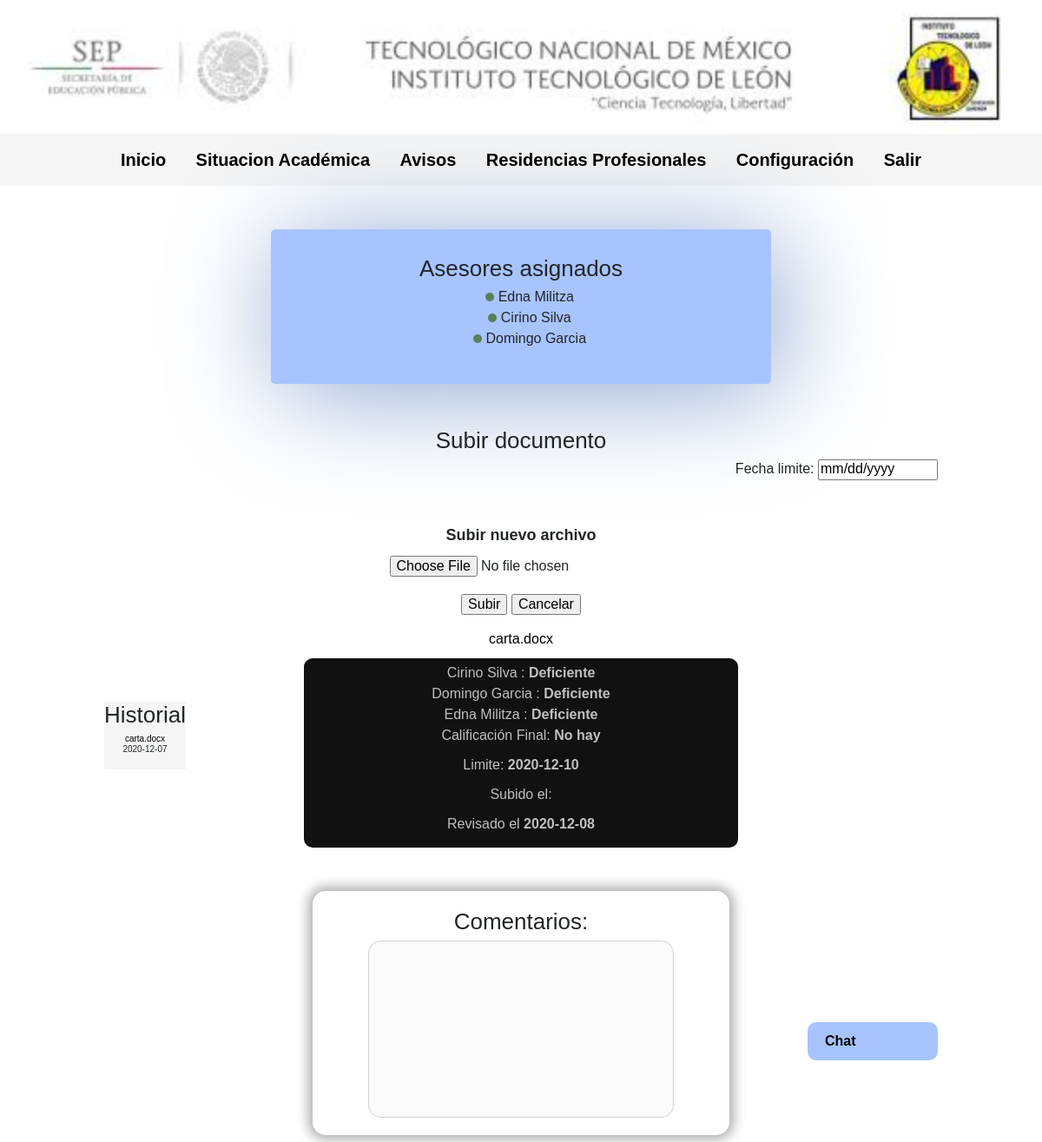
Page / (signed in) on the committed database.
### tables this page shows
CREATE TABLE `revisores` (
  `ntrabajador` char(9) NOT NULL,
  `nombre` char(40) NOT NULL,
  `area` char(40) NOT NULL
);

CREATE TABLE `documentos` (
  `iddoc` char(5) NOT NULL,
  `nusuario` char(9) NOT NULL,
  `archivo_binario` blob NOT NULL,
  `nombredoc` varchar(255) NOT NULL,
  `tamanokb` varchar(15) NOT NULL,
  `tipo` varchar(25) NOT NULL,
  `fecha` date NOT NULL
);

### Vista/ResidenciasAlumno.php (the view, shortened to what this page needs)
<html lang="es">
    <head>
        <link href="https://cdn.jsdelivr.net/npm/bootstrap@5.0.0-beta1/dist/css/bootstrap.min.css" rel="stylesheet"
>
        <link rel="stylesheet" href="../Vista/Estilos/normalize.css">
        <link rel="stylesheet" href="Vista/Estilos/normalize.css">
        <link href="../Vista/Estilos/styles.css" rel="stylesheet">
        <link href="Vista/Estilos/styles.css" rel="stylesheet">
    </head>
    <body>
        <header class="header">
                <img class="w-100" src="Vista/img/Cabecera.jpg">
        </header>
        <div class="menu">
            <nav class="navegador">
                <a href="#">Inicio</a>
                <a href="#">Situacion Académica</a>
                <a href="#">Avisos</a>
                <a href="#">Residencias Profesionales</a>
                <a href="#">Configuración</a>
                <a href="Controladores/logout.php">Salir</a>
            </nav>
        </div>
        <?php
$conection = mysqli_connect('localhost','root','1234','residencias');
$NoControl = $_SESSION['user'];
    $sql="SELECT a.ncontrol, a.ntrabajador, r.nombre
            FROM asignación as a
            JOIN revisores as r
            ON a.ntrabajador = r.ntrabajador
            JOIN alumnos as al
            ON a.ncontrol = al.ncontrol
            WHERE a.ncontrol = $NoControl
            ORDER BY a.ncontrol";
    $estudiantes = mysqli_query($conection,$sql);
    $sql="SELECT * FROM documentos WHERE nusuario=$NoControl";
    $documentos = mysqli_query($conection,$sql);
    $sql="SELECT r.iddoc, rev.nombre, r.aprobación
            FROM revisión as r
            JOIN revisores as rev
            ON r.ntrabajador = rev.ntrabajador
            WHERE r.iddoc = (SELECT MAX(iddoc) FROM documentos)
            GROUP BY rev.nombre";
    $calificaciones =  mysqli_query($conection,$sql);
    $sql = "SELECT iddoc, nombredoc,fecha FROM documentos WHERE iddoc = (SELECT MAX(iddoc) FROM documentos) AND nusuario='$NoControl'";
    $doc =  mysqli_query($conection,$sql);
    $sql = "SELECT * FROM revisión HAVING fecha_revis = MAX(fecha_revis)";
    $caracteristicas =  mysqli_query($conection,$sql);
?>
        <main>
            <div class="contenedor">
                <div class="asesores">
                    <h3>Asesores asignados</h3>
                    <ul class="asesores__lista">
                        <?php while($mostrar=mysqli_fetch_array($estudiantes)){?>
                        <li>
                            <?php echo "<label class=\"conectado\"></label>"," ",$mostrar['nombre']?>
                        </li>
                        <?php }?>
                    </ul>
                </div>
                <div class="documento">
                    <h3>Subir documento</h3>
                    <form action="" method="GET" class="fecha_limite">
                    Fecha limite:
                    <input type="date" name="fecha" readonly>
                    </form>
                </div>
                <div class="file">
                    <form action="../Modelo/subirarchivo.php" method="POST" enctype="multipart/form-data" class="nuevo_documento">
                        <p class="p-700">Subir nuevo archivo</p>
                        <div class="archivo">
                            <input type="file" name="archivo">
                        </div>
                        <input type="submit"  name="subir" value="Subir" class="button">
                        <input type="reset" value="Cancelar" class="button">
                    </form>
                    <p>
                        <?php while($mostrar=mysqli_fetch_array($doc)){?>
                            <a href="../Modelo/verDoc.php?id=<?php echo $mostrar['iddoc']; $UltDoc = $mostrar['iddoc'];?>"><?php echo $mostrar['nombredoc'];?></a><br>
                        <?php }?>
                    </p>
                </div>
                <div class="historial">
                    <h3>Historial</h3>
                    <div class="textarea">
                        <h6><?php while($mostrar=mysqli_fetch_array($documentos)){?>
                            <a href="Modelo/verDoc.php?id=<?php echo  $mostrar['iddoc']?>"><?php echo  $mostrar['nombredoc']?></a><br>
                            <?php echo  $mostrar['fecha']?><br><br>
                        <?php }?>
                        </h6>
                    </div>
                </div>
                <div class="centrar calificaciones">
                    <p>
                        <?php while($mostrar=mysqli_fetch_array($calificaciones)){
                            echo $mostrar['nombre'].' : <span class="negritas">'.$mostrar['aprobación'].'</span><br>';}?>
                        Calificación Final: <span class="negritas">No hay</span><br>
                </p>
                    <?php while($mostrar=mysqli_fetch_array($caracteristicas)){
                    echo '<p>Limite: <span class="negritas">'.$mostrar['fecha_lim'].'</span></p>
                    <p>Subido el: <span class="negritas">';while($mostrar1=mysqli_fetch_array($documentos)){echo $mostrar1['fecha'];}; echo'</span></p>
                    <p>Revisado el <span class="negritas">'.$mostrar['fecha_revis'].'</span></p>';}
                    ?>
                </div>
                <div class="comentarios">
                    <h3>Comentarios:</h3>
                        <textarea name="comentario" id="comentario" cols="30" rows="10" disabled class="comentario"></textarea>
                </div>
            </div>
        </main>
        <div class="chat">Chat</div>
    </body>
</html>

### Vista/Estilos/styles.css (style rules this page uses)
:root { --color_fuente: #000; --nav_color: whitesmoke; --boton_c: silver; --boton_c2: rosybrown; --asesores_c: #a8c4ff; --oscuro: #111; --eror: #ff1100; --success: #578056; --tabla: #888; }
html { box-sizing: border-box; font-size: 62.5%; }
*, *:before, *:after { box-sizing: inherit; }
body { font-size: 1.6rem; font-family: Arial, Helvetica, sans-serif; }
h3 { font-size: 2.6rem; }
h1,h2,h3 { text-align: center; }
img { max-width: 100%; }
li { list-style: none; }
a { text-decoration: none; color: var(--color_fuente); }
.w-100 { width: 100%; }
.contenedor { max-width: 80%; margin: 0 auto; }
.centrar { text-align: center; }
.negritas { font-weight: 700; }
.menu { background-color: var(--nav_color); display: flex; flex-direction: column; }
@media (min-width: 768px) { .menu { justify-content: space-around; flex-direction: row; } }
.menu a { display: block; text-align: center; color: var(--color_fuente); text-decoration: none; font-size: 2rem; font-weight: 700; padding: 1.5rem; }
@media (min-width: 768px) { .menu a { display: inline-block; } }
.asesores { margin: 5rem auto; max-width: 90%; text-align: center; padding: 3rem; background-color: var(--asesores_c); -webkit-box-shadow: 10px 10px 129px -1px rgba(140,163,209,1); -moz-box-shadow: 10px 10px 129px -1px rgba(140,163,209,1); box-shadow: 10px 10px 129px -1px rgba(140,163,209,1); border-radius: 5px; }
@media (min-width: 768px) { .asesores { max-width: 60%; } }
.fecha_limite { text-align: right; }
.file { margin-top: 5rem; text-align: center; }
.p-700 { font-size: 1.8rem; font-weight: 700; }
.archivo { margin-bottom: 2rem; }
.historial { margin-top: 5rem; text-align: center; max-width: 15%; position: absolute; background-color: var(--nav_color); }
.comentarios { margin: 5rem auto; max-width: 50%; text-align: center; margin-bottom: 5rem; -webkit-box-shadow: 0px 0px 14px 5px rgba(173,173,173,1); -moz-box-shadow: 0px 0px 14px 5px rgba(173,173,173,1); box-shadow: 0px 0px 14px 5px rgba(173,173,173,1); border-radius: 1.5rem; padding: 2rem; }
.comentario { width: 80%; border-radius: 1.5rem; overflow: scroll; resize: none; }
.calificaciones { background-color: var(--oscuro); color: var(--boton_c); padding: .5rem; border-radius: 1rem; margin: auto; width: 50rem; }
.conectado { width: 1rem; height: 1rem; -moz-border-radius: 50%; -webkit-border-radius: 50%; border-radius: 50%; background: var(--success); }
.chat { position: fixed; bottom: 10%; right: 10%; width: 15rem; border-radius: 1rem; border: none; margin-top: 2rem; padding: 1rem 2rem; color: var(--color_fuente); font-weight: 700; background-color: var(--asesores_c); }

### rows in the picture
asignación: revisores.nombre "Edna Militza"
asignación: revisores.nombre "Cirino Silva"
asignación: revisores.nombre "Domingo Garcia"
documentos: nombredoc "carta.docx", fecha "2020-12-07"

### other values in the picture
$mostrar['nombre'] "Cirino Silva"
$mostrar['aprobación'] "Deficiente"
$mostrar['nombre'] "Domingo Garcia"
$mostrar['nombre'] "Edna Militza"
$mostrar['fecha_lim'] "2020-12-10"
$mostrar['fecha_revis'] "2020-12-08"
